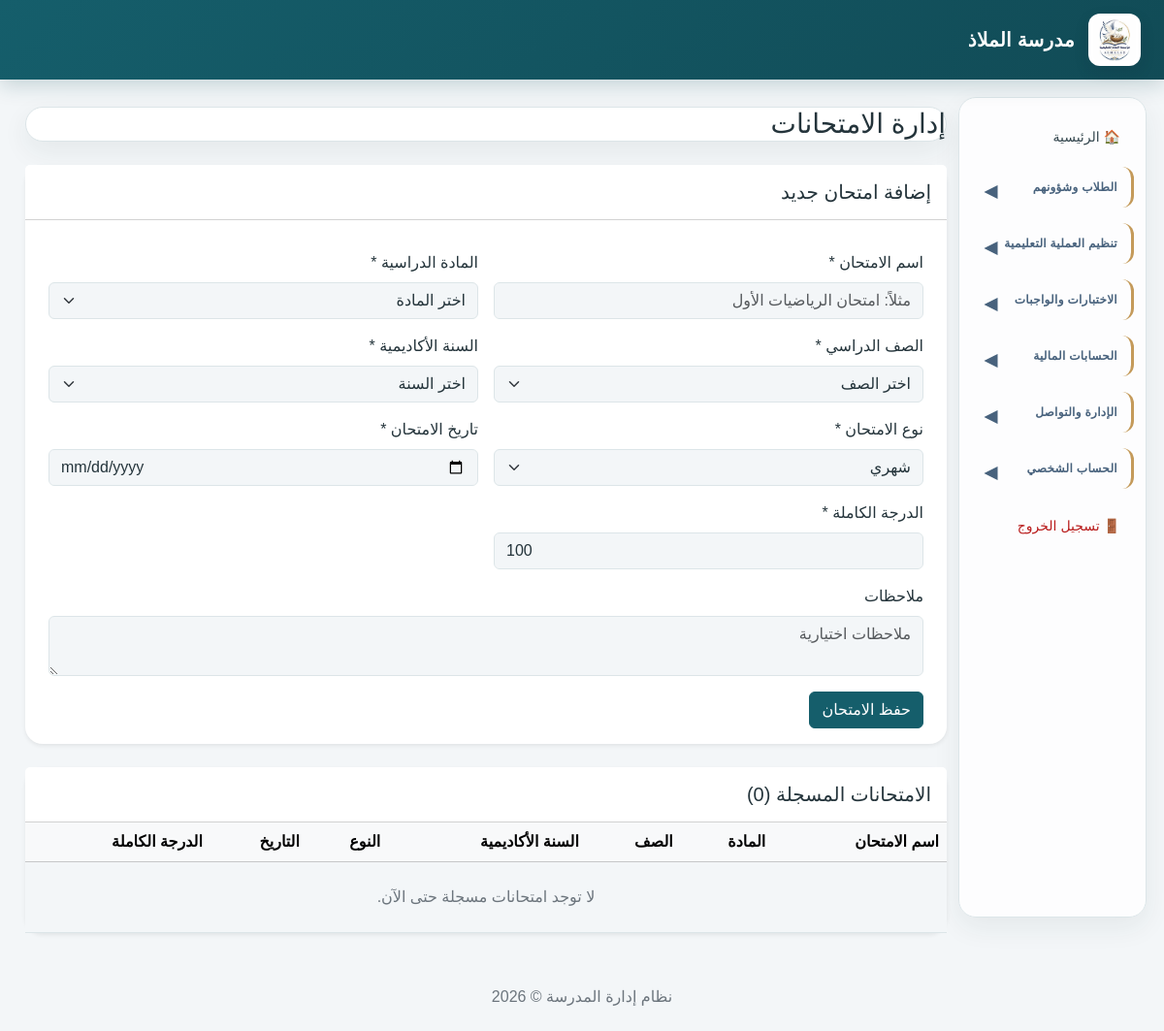
The page /exams.php (signed in) on the database its author committed.
### tables this page shows
CREATE TABLE `school_settings` (
  `id` int(10) UNSIGNED NOT NULL,
  `school_name` varchar(200) NOT NULL,
  `school_name_en` varchar(200) DEFAULT NULL,
  `logo_path` varchar(255) DEFAULT NULL,
  `address` text DEFAULT NULL,
  `phone` varchar(30) DEFAULT NULL,
  `email` varchar(150) DEFAULT NULL,
  `website` varchar(255) DEFAULT NULL,
  `currency` char(3) NOT NULL DEFAULT 'SDG',
  `academic_year_id` int(10) UNSIGNED DEFAULT NULL,
  `principal_name` varchar(150) DEFAULT NULL,
  `created_at` timestamp NOT NULL DEFAULT current_timestamp(),
  `updated_at` timestamp NOT NULL DEFAULT current_timestamp() ON UPDATE current_timestamp()
);

### exams.php (the view, shortened to what this page needs)
<?php
require_once __DIR__ . '/config/database.php';
$subjects = $pdo->query(
    "SELECT id, subject_name
     FROM subjects
     WHERE is_active = 1
     ORDER BY subject_name"
)->fetchAll();
$grades = $pdo->query(
    "SELECT id, grade_name
     FROM grade_levels
     WHERE is_active = 1
     ORDER BY grade_number"
)->fetchAll();
$years = $pdo->query(
    "SELECT id, year_name
     FROM academic_years
     ORDER BY id DESC"
)->fetchAll();
$exams = $pdo->query(
    "SELECT e.id, e.exam_name, e.exam_type, e.exam_date,
            e.max_score, s.subject_name, g.grade_name, a.year_name
     FROM exams e
     INNER JOIN subjects s ON s.id = e.subject_id
     INNER JOIN grade_levels g ON g.id = e.grade_level_id
     INNER JOIN academic_years a ON a.id = e.academic_year_id
     ORDER BY e.exam_date DESC, e.id DESC"
)->fetchAll();
require_once __DIR__ . '/includes/header.php';
?>
<h1 class="h3 mb-4">إدارة الامتحانات</h1>
<div class="card border-0 shadow-sm mb-4">
    <div class="card-header bg-white py-3">
        <h2 class="h5 mb-0">إضافة امتحان جديد</h2>
    </div>
    <div class="card-body">
        <?php if (!$subjects || !$grades || !$years): ?>
            <div class="alert alert-warning mb-0">
                يجب وجود مادة دراسية وصف دراسي نشط وسنة أكاديمية أولاً.
            </div>
        <?php else: ?>
            <form method="POST" action="exams.php">
                <div class="row g-3">
                    <div class="col-md-6">
                        <label class="form-label">اسم الامتحان *</label>
                        <input type="text" name="exam_name"
                               class="form-control" maxlength="150"
                               placeholder="مثلاً: امتحان الرياضيات الأول"
                               required>
                    </div>
                    <div class="col-md-6">
                        <label class="form-label">المادة الدراسية *</label>
                        <select name="subject_id" class="form-select" required>
                            <option value="">اختر المادة</option>
                        </select>
                    </div>
                    <div class="col-md-6">
                        <label class="form-label">الصف الدراسي *</label>
                        <select name="grade_level_id" class="form-select" required>
                            <option value="">اختر الصف</option>
                        </select>
                    </div>
                    <div class="col-md-6">
                        <label class="form-label">السنة الأكاديمية *</label>
                        <select name="academic_year_id" class="form-select" required>
                            <option value="">اختر السنة</option>
                        </select>
                    </div>
                    <div class="col-md-6">
                        <label class="form-label">نوع الامتحان *</label>
                        <select name="exam_type" class="form-select" required>
                            <option value="monthly">شهري</option>
                        </select>
                    </div>
                    <div class="col-md-6">
                        <label class="form-label">تاريخ الامتحان *</label>
                        <input type="date" name="exam_date"
                               class="form-control" required>
                    </div>
                    <div class="col-md-6">
                        <label class="form-label">الدرجة الكاملة *</label>
                        <input type="number" name="max_score"
                               class="form-control" min="0.01"
                               max="999999.99" step="0.01"
                               value="100" required>
                    </div>
                    <div class="col-12">
                        <label class="form-label">ملاحظات</label>
                        <textarea name="notes" class="form-control"
                                  rows="2" placeholder="ملاحظات اختيارية"></textarea>
                    </div>
                    <div class="col-12">
                        <button type="submit" class="btn btn-primary">
                            حفظ الامتحان
                        </button>
                    </div>
                </div>
            </form>
        <?php endif; ?>
    </div>
</div>
<div class="card border-0 shadow-sm">
    <div class="card-header bg-white py-3">
        <h2 class="h5 mb-0">
            الامتحانات المسجلة (<?= count($exams) ?>)
        </h2>
    </div>
    <div class="table-responsive">
        <table class="table table-hover align-middle mb-0">
            <thead class="table-light">
                <tr>
                    <th>اسم الامتحان</th>
                    <th>المادة</th>
                    <th>الصف</th>
                    <th>السنة الأكاديمية</th>
                    <th>النوع</th>
                    <th>التاريخ</th>
                    <th>الدرجة الكاملة</th>
                </tr>
            </thead>
            <tbody>
                <?php if (!$exams): ?>
                    <tr>
                        <td colspan="7" class="text-center py-4 text-secondary">
                            لا توجد امتحانات مسجلة حتى الآن.
                        </td>
                    </tr>
                <?php endif; ?>
            </tbody>
        </table>
    </div>
</div>
<?php require_once __DIR__ . '/includes/footer.php'; ?>

### includes/header.php (shortened to what this page needs)
<?php
$hideSidebar = basename($_SERVER['SCRIPT_NAME'] ?? '') === 'index.php';
$schoolName = 'مدرسة الملاذ';
$schoolLogo = '';
$currentRole = (int) ($_SESSION['role_id'] ?? 0);
$menuPermissions = [
    1 => ['all'],
    2 => [
        'index.php',
        'students.php',
        'guardians.php',
        'teachers.php',
        'classrooms.php',
        'subjects.php',
        'academic_years.php',
        'teaching_assignments.php',
        'timetable.php',
        'attendance.php',
        'exams.php',
        'grades.php',
        'behavior.php',
        'homework.php',
        'homework_submissions.php',
        'reports.php',
        'fees.php',
        'payments.php',
        'expenses.php',
        'users.php',
        'announcements.php',
        'notifications.php',
        'messages.php',
        'settings.php',
        'change_password.php'
    ],
    3 => [
        'index.php',
        'fees.php',
        'payments.php',
        'expenses.php',
        'reports.php',
        'change_password.php'
    ],
    4 => [
        'index.php',
        'students.php',
        'classrooms.php',
        'subjects.php',
        'timetable.php',
        'attendance.php',
        'exams.php',
        'grades.php',
        'behavior.php',
        'homework.php',
        'homework_submissions.php',
        'announcements.php',
        'notifications.php',
        'messages.php',
        'change_password.php'
    ],
    5 => [
        'index.php',
        'timetable.php',
        'grades.php',
        'homework.php',
        'announcements.php',
        'notifications.php',
        'messages.php',
        'change_password.php'
    ],
    6 => [
        'index.php',
        'reports.php',
        'fees.php',
        'payments.php',
        'announcements.php',
        'notifications.php',
        'messages.php',
        'change_password.php'
    ]
];
$allowedMenu = $menuPermissions[$currentRole] ?? [];
function showMenuLink(string $page): bool
{
    global $allowedMenu;
    return in_array('all', $allowedMenu, true)
        || in_array($page, $allowedMenu, true);
}
try {
    if (isset($pdo)) {
        $stmt = $pdo->query(
            "SELECT school_name, logo_path
             FROM school_settings
             ORDER BY id ASC
             LIMIT 1"
        );
        $school = $stmt->fetch();
        if ($school) {
            if (!empty($school['school_name'])) {
                $schoolName = $school['school_name'];
            }
            if (!empty($school['logo_path'])) {
                $logoFile = __DIR__ . '/../' . $school['logo_path'];
                if (is_file($logoFile)) {
                    $schoolLogo = $school['logo_path'];
                }
            }
        }
    }
} catch (PDOException $e) {
    error_log('School branding could not be loaded: ' . $e->getMessage());
}
?>
<!DOCTYPE html>
<html lang="ar" dir="rtl">
<head>
    <link
        href="https://cdn.jsdelivr.net/npm/bootstrap@5.3.3/dist/css/bootstrap.rtl.min.css"
        rel="stylesheet"
    >
</head>
<body>
<header class="topbar">
    <?php if ($schoolLogo !== ''): ?>
        <img
            src="<?= htmlspecialchars($schoolLogo, ENT_QUOTES, 'UTF-8') ?>"
            alt="شعار المدرسة"
            class="school-logo"
        >
    <?php endif; ?>
    <strong class="school-name">
        <?= htmlspecialchars($schoolName, ENT_QUOTES, 'UTF-8') ?>
    </strong>
</header>
<div class="container-fluid">
    <div class="row">
        <?php if (!$hideSidebar): ?>
        <aside class="col-md-3 col-lg-2 sidebar">
            <?php if (showMenuLink('index.php')): ?>
                <a href="index.php">🏠 الرئيسية</a>
            <?php endif; ?>
            <?php if (
                showMenuLink('students.php') ||
                showMenuLink('guardians.php') ||
                showMenuLink('attendance.php') ||
                showMenuLink('behavior.php')
            ): ?>
                <details class="sidebar-group">
                    <summary class="sidebar-section">الطلاب وشؤونهم</summary>
                </details>
            <?php endif; ?>
            <?php if (
                showMenuLink('teachers.php') ||
                showMenuLink('classrooms.php') ||
                showMenuLink('subjects.php') ||
                showMenuLink('academic_years.php') ||
                showMenuLink('teaching_assignments.php') ||
                showMenuLink('timetable.php')
            ): ?>
                <details class="sidebar-group">
                    <summary class="sidebar-section">تنظيم العملية التعليمية</summary>
                </details>
            <?php endif; ?>
            <?php if (
                showMenuLink('exams.php') ||
                showMenuLink('grades.php') ||
                showMenuLink('homework.php') ||
                showMenuLink('homework_submissions.php') ||
                showMenuLink('reports.php')
            ): ?>
                <details class="sidebar-group">
                    <summary class="sidebar-section">الاختبارات والواجبات</summary>
                </details>
            <?php endif; ?>
            <?php if (
                showMenuLink('fees.php') ||
                showMenuLink('payments.php') ||
                showMenuLink('expenses.php')
            ): ?>
                <details class="sidebar-group">
                    <summary class="sidebar-section">الحسابات المالية</summary>
                </details>
            <?php endif; ?>
            <?php if (
                showMenuLink('users.php') ||
                showMenuLink('announcements.php') ||
                showMenuLink('notifications.php') ||
                showMenuLink('messages.php') ||
                showMenuLink('audit_logs.php') ||
                showMenuLink('settings.php') ||
                showMenuLink('theme_settings.php')
            ): ?>
                <details class="sidebar-group">
                    <summary class="sidebar-section">الإدارة والتواصل</summary>
                </details>
            <?php endif; ?>
            <?php if (showMenuLink('change_password.php')): ?>
                <details class="sidebar-group">
                    <summary class="sidebar-section">الحساب الشخصي</summary>
                </details>
            <?php endif; ?>
            <a href="logout.php" class="logout-link">🚪 تسجيل الخروج</a>
        </aside>
        <?php endif; ?>
        <main class="<?= $hideSidebar ? 'col-12' : 'col-md-9 col-lg-10' ?> content">

### rows shown on the page
school_settings: logo_path (picture), school_name "مدرسة الملاذ"

### other values the page prints
count($exams) "0"
